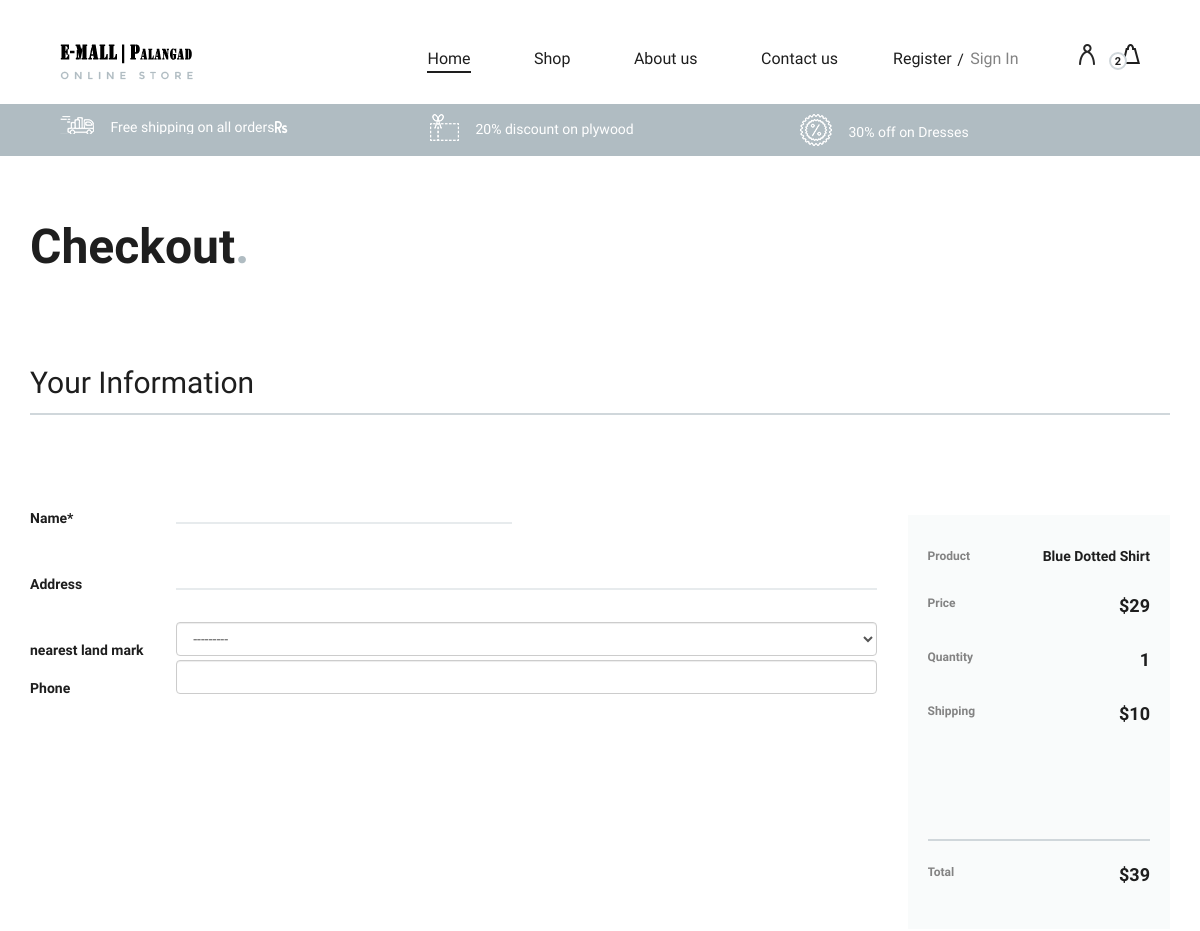
Before: /pay (upper part) with the older database file.
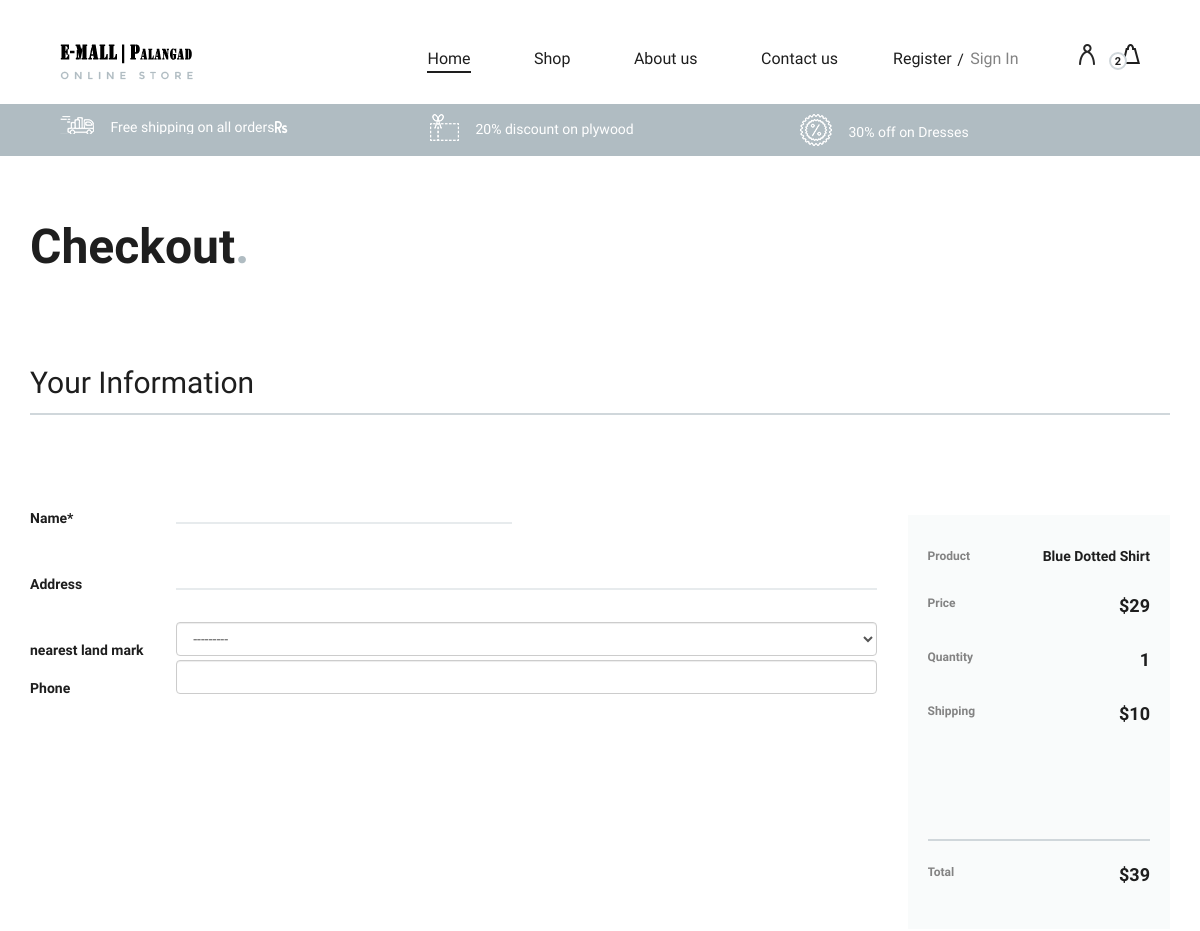
After: the same page with the newer database file.
### emallapp/models.py (models this page shows)
class nearestloc(models.Model):
    location = models.CharField(max_length=20,unique=True)
    def __str__(self):
        return self.location

### emallapp/views.py (the view, shortened to what this page needs)
# urls.py: path('pay', views.payment, name="pay"),
def payment(request):
    print("enter to 11111111111")
    form = payForm()
    return render(request, 'payment.html',{"form":form})

### emallapp/forms.py
class payForm(forms.ModelForm):
    class Meta:
        model = payment
        fields = '__all__'

### templates/payment.html (shortened to what this page needs)
{% extends 'index.html' %}
{% block content %}
    <section class="page-add">
        <div class="container">
            <div class="row">
                <div class="col-lg-4">
                    <div class="page-breadcrumb">
                        <h2>Checkout<span>.</span></h2>
                    </div>
                </div>
            </div>
        </div>
    </section>
    <section class="cart-total-page spad">
        <div class="container">
            <form action="pay" class="checkout-form" method="POST" role="form">
                <div class="row">
                    <div class="col-lg-12">
                        <h3>Your Information</h3>
                    </div>
                    <div class="col-lg-9">
                        <div class="row">
                            <div class="col-lg-2">
                                <label for="{{ form.name.name }}" class="in-name">Name*</label>
                            </div>
                            <div class="col-lg-5">
                                <input type="text" name="{{ form.name.name }}" id="{{ form.name.id_for_label }}"
                                maxlength="{{ form.name.field.max_length }}" {% if form.name.field.required %}required{% endif %}>
                            </div>
                          </div>
                        <div class="row">
                            <div class="col-lg-2">
                                <label for="{{ form.address.name }}" class="in-name">Address</label>
                            </div>
                            <div class="col-lg-10">
                                <input type="text" name="{{ form.address.name }}" id="{{ form.address.id }}"
                                maxlength="{{ form.address.field.max_length }}" {% if form.address.field.required %}required{% endif %}>
                            </div>
                            <div class="col-lg-2">
                                <label for="{{ form.nearestloc.name }}" class="in-name">nearest land mark</label>
                            </div>
                            <div class="col-lg-10">
                              <select name="{{ form.nearestloc.name }}" id="{{ form.nearestloc.id_for_label }}" class="form-control" required>
                                {% for choice in form.nearestloc.field.choices %}
                                <option value="{{ choice.0 }}"> {{ choice.1 }} </option>
                                {% endfor %}
                              </select>
                            </div>
                        </div>
                        <div class="row">
                            <div class="col-lg-2">
                                <label for="{{ form.phone.name }}" class="in-name">Phone</label>
                            </div>
                            <div class="col-lg-10">
                                <input type="number" class="form-control" name="{{ form.phone.name }}" id="{{ form.phone.id_for_label }}"
                                {% if form.phone.value != None %}value="{{ form.phone.value|stringformat:'s' }}"{% endif %}required>
                            </div>
                        </div>
                    </div>
                    <div class="col-lg-3">
                        <div class="order-table">
                            <div class="cart-item">
                                <span>Product</span>
                                <p class="product-name">Blue Dotted Shirt</p>
                            </div>
                            <div class="cart-item">
                                <span>Price</span>
                                <p>$29</p>
                            </div>
                            <div class="cart-item">
                                <span>Quantity</span>
                                <p>1</p>
                            </div>
                            <div class="cart-item">
                                <span>Shipping</span>
                                <p>$10</p>
                            </div>
                            <div class="cart-total">
                                <span>Total</span>
                                <p>$39</p>
                            </div>
                        </div>
                    </div>
                </div>
            </form>
        </div>
    </section>
{% endblock %}

### templates/index.html (shortened to what this page needs)
<!DOCTYPE html>
{% load static %}
<html lang="zxx">
<head>
    <link rel="stylesheet" href="https://maxcdn.bootstrapcdn.com/bootstrap/3.4.1/css/bootstrap.min.css">
    <link rel="stylesheet" href="static/css/font-awesome.min.css" type="text/css">
    <link rel="stylesheet" href="static/css/nice-select.css" type="text/css">
    <link rel="stylesheet" href="static/css/owl.carousel.min.css" type="text/css">
    <link rel="stylesheet" href="static/css/magnific-popup.css" type="text/css">
    <link rel="stylesheet" href="static/css/slicknav.min.css" type="text/css">
    <link rel="stylesheet" href="static/css/style.css" type="text/css">
    <link rel="stylesheet" href="static/awsome/all.css" type="text/css">
</head>
<body>
<header class="header-section">
    <div class="container-fluid">
        <div class="inner-header">
            <div class="logo">
                <a href="https://wa.me/+919656008210"><img src="static/media/logo.png" alt=""></a>
            </div>
            <div class="header-right">
                <img src="static/media/icons/man.png" alt="">
                <a href="cart"><img src="static/media/icons/bag.png" alt="">
                    <span>2</span>
                </a>
            </div>
            <div class="user-access">
                <a href="#" data-toggle="modal" data-target="#myModal" id="myBtn">Register</a>
                <a href="#" class="in" data-toggle="modal" data-target="#popUpWindow">Sign In</a>
            </div>
            <nav class="main-menu mobile-menu">
                <ul>
                    <li><a class="active" href="./index">Home</a></li>
                    <li><a href="category">Shop</a>
                    </li>
                    <li><a href="aboutus">About us</a></li>
                    <li><a href="contact">Contact us</a></li>
                </ul>
            </nav>
        </div>
    </div>
</header>
<div class="header-info">
    <div class="container-fluid">
        <div class="row">
            <div class="col-md-4">
                <div class="header-item">
                    <img src="static/media/icons/delivery.png" alt="">
                    <p>Free shipping on all orders<i class="fas fa-rupee-sign"></i></p>
                </div>
            </div>
            <div class="col-md-4 text-left text-lg-center">
                <div class="header-item">
                    <img src="static/media/icons/voucher.png" alt="">
                    <p>20% discount on plywood</p>
                </div>
            </div>
            <div class="col-md-4 text-left text-xl-right">
                <div class="header-item">
                    <img src="static/media/icons/sales.png" alt="">
                    <p>30% off on Dresses</p>
                </div>
            </div>
        </div>
    </div>
</div>
{% block content %}
{% endblock %}
</body>
</html>

### static/awsome/all.css (style rules this page uses)
.fa-rupee-sign:before { content: "\f156"; }

Changed rows visible on the page:
added nearestloc: nearestloc "---------"
Other visible differences:
form field nearestloc: "---------" → (not shown)
